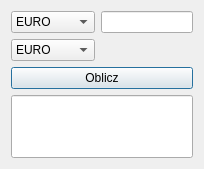
<?xml version="1.0" encoding="UTF-8"?>
<ui version="4.0">
 <class>WALUTY</class>
 <widget class="QDialog" name="WALUTY">
  <property name="geometry">
   <rect>
    <x>0</x>
    <y>0</y>
    <width>204</width>
    <height>169</height>
   </rect>
  </property>
  <property name="windowTitle">
   <string>Dialog</string>
  </property>
  <layout class="QGridLayout" name="gridLayout">
   <item row="0" column="0">
    <widget class="QComboBox" name="POSIADANA">
     <property name="sizePolicy">
      <sizepolicy hsizetype="Maximum" vsizetype="Fixed">
       <horstretch>0</horstretch>
       <verstretch>0</verstretch>
      </sizepolicy>
     </property>
     <item>
      <property name="text">
       <string>EURO</string>
      </property>
     </item>
     <item>
      <property name="text">
       <string>PLN</string>
      </property>
     </item>
     <item>
      <property name="text">
       <string>HRYWNA</string>
      </property>
     </item>
     <item>
      <property name="text">
       <string>RUBEL</string>
      </property>
     </item>
    </widget>
   </item>
   <item row="2" column="0" colspan="2">
    <widget class="QPushButton" name="OBLICZbutton">
     <property name="text">
      <string>Oblicz</string>
     </property>
    </widget>
   </item>
   <item row="0" column="1">
    <widget class="QLineEdit" name="POSIADANAline">
     <property name="sizePolicy">
      <sizepolicy hsizetype="Maximum" vsizetype="Fixed">
       <horstretch>0</horstretch>
       <verstretch>0</verstretch>
      </sizepolicy>
     </property>
    </widget>
   </item>
   <item row="3" column="0" colspan="2">
    <widget class="QLineEdit" name="displayWALUTA">
     <property name="sizePolicy">
      <sizepolicy hsizetype="Expanding" vsizetype="Expanding">
       <horstretch>0</horstretch>
       <verstretch>0</verstretch>
      </sizepolicy>
     </property>
     <property name="font">
      <font>
       <pointsize>20</pointsize>
      </font>
     </property>
     <property name="text">
      <string/>
     </property>
     <property name="readOnly">
      <bool>true</bool>
     </property>
    </widget>
   </item>
   <item row="1" column="0" colspan="2">
    <widget class="QComboBox" name="DOCELOWA">
     <property name="sizePolicy">
      <sizepolicy hsizetype="Maximum" vsizetype="Fixed">
       <horstretch>0</horstretch>
       <verstretch>0</verstretch>
      </sizepolicy>
     </property>
     <item>
      <property name="text">
       <string>EURO</string>
      </property>
     </item>
     <item>
      <property name="text">
       <string>PLN</string>
      </property>
     </item>
     <item>
      <property name="text">
       <string>HRYWNA</string>
      </property>
     </item>
     <item>
      <property name="text">
       <string>RUBEL</string>
      </property>
     </item>
    </widget>
   </item>
  </layout>
 </widget>
 <resources/>
 <connections/>
</ui>
